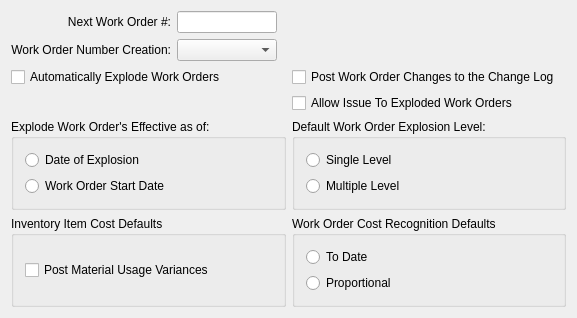
<?xml version="1.0" encoding="UTF-8"?>
<ui version="4.0">
 <comment>This file is part of the xTuple ERP: PostBooks Edition, a free and
open source Enterprise Resource Planning software suite,
Copyright (c) 1999-2018 by OpenMFG LLC, d/b/a xTuple.
It is licensed to you under the Common Public Attribution License
version 1.0, the full text of which (including xTuple-specific Exhibits)
is available at www.xtuple.com/CPAL.  By using this software, you agree
to be bound by its terms.</comment>
 <class>configureWO</class>
 <widget class="QWidget" name="configureWO">
  <property name="geometry">
   <rect>
    <x>0</x>
    <y>0</y>
    <width>577</width>
    <height>300</height>
   </rect>
  </property>
  <property name="windowTitle">
   <string>W/O Module Configuration</string>
  </property>
  <layout class="QVBoxLayout" name="verticalLayout">
   <item>
    <layout class="QHBoxLayout" name="horizontalLayout">
     <item>
      <layout class="QGridLayout" name="gridLayout_2">
       <item row="0" column="0">
        <widget class="QLabel" name="_nextWoNumLit">
         <property name="text">
          <string>Next Work Order #:</string>
         </property>
         <property name="alignment">
          <set>Qt::AlignRight|Qt::AlignTrailing|Qt::AlignVCenter</set>
         </property>
        </widget>
       </item>
       <item row="0" column="1">
        <widget class="XLineEdit" name="_nextWoNumber">
         <property name="sizePolicy">
          <sizepolicy hsizetype="Preferred" vsizetype="Fixed">
           <horstretch>0</horstretch>
           <verstretch>0</verstretch>
          </sizepolicy>
         </property>
         <property name="maximumSize">
          <size>
           <width>100</width>
           <height>16777215</height>
          </size>
         </property>
        </widget>
       </item>
       <item row="1" column="0">
        <widget class="QLabel" name="_woNumCreationLit">
         <property name="text">
          <string>Work Order Number Creation:</string>
         </property>
         <property name="alignment">
          <set>Qt::AlignRight|Qt::AlignTrailing|Qt::AlignVCenter</set>
         </property>
        </widget>
       </item>
       <item row="1" column="1">
        <widget class="XComboBox" name="_woNumGeneration"/>
       </item>
      </layout>
     </item>
     <item>
      <spacer name="horizontalSpacer">
       <property name="orientation">
        <enum>Qt::Horizontal</enum>
       </property>
       <property name="sizeHint" stdset="0">
        <size>
         <width>40</width>
         <height>20</height>
        </size>
       </property>
      </spacer>
     </item>
    </layout>
   </item>
   <item>
    <layout class="QGridLayout" name="gridLayout_3">
     <item row="0" column="0">
      <widget class="QCheckBox" name="_autoExplode">
       <property name="enabled">
        <bool>true</bool>
       </property>
       <property name="text">
        <string>Automatically Explode Work Orders</string>
       </property>
      </widget>
     </item>
     <item row="0" column="1">
      <widget class="QCheckBox" name="_workOrderChangeLog">
       <property name="text">
        <string>Post Work Order Changes to the Change Log</string>
       </property>
      </widget>
     </item>
     <item row="1" column="1">
      <widget class="QCheckBox" name="_issueToExplodedWO">
       <property name="enabled">
        <bool>true</bool>
       </property>
       <property name="text">
        <string>Allow Issue To Exploded Work Orders</string>
       </property>
      </widget>
     </item>
    </layout>
   </item>
   <item>
    <layout class="QGridLayout" name="gridLayout">
     <item row="0" column="0">
      <widget class="QGroupBox" name="_explodeEffectiveGroup">
       <property name="title">
        <string>Explode Work Order's Effective as of:</string>
       </property>
       <layout class="QVBoxLayout">
        <item>
         <widget class="QRadioButton" name="_explodeDateEffective">
          <property name="text">
           <string>Date of Explosion</string>
          </property>
         </widget>
        </item>
        <item>
         <widget class="QRadioButton" name="_startDateEffective">
          <property name="text">
           <string>Work Order Start Date</string>
          </property>
         </widget>
        </item>
       </layout>
      </widget>
     </item>
     <item row="0" column="1">
      <widget class="QGroupBox" name="_WOExplosionGroup">
       <property name="title">
        <string>Default Work Order Explosion Level:</string>
       </property>
       <property name="alignment">
        <set>Qt::AlignLeading</set>
       </property>
       <layout class="QGridLayout">
        <item row="0" column="0">
         <widget class="QRadioButton" name="_singleLevel">
          <property name="text">
           <string>Single Level</string>
          </property>
         </widget>
        </item>
        <item row="1" column="0">
         <widget class="QRadioButton" name="_multiLevel">
          <property name="text">
           <string>Multiple Level</string>
          </property>
         </widget>
        </item>
       </layout>
      </widget>
     </item>
     <item row="1" column="0">
      <widget class="QGroupBox" name="_defaultGroup">
       <property name="title">
        <string>Inventory Item Cost Defaults</string>
       </property>
       <layout class="QVBoxLayout">
        <item>
         <widget class="QCheckBox" name="_materialVariances">
          <property name="text">
           <string>Post Material Usage Variances</string>
          </property>
         </widget>
        </item>
       </layout>
      </widget>
     </item>
     <item row="1" column="1">
      <widget class="QGroupBox" name="_jobCosGroup">
       <property name="title">
        <string>Work Order Cost Recognition Defaults</string>
       </property>
       <layout class="QGridLayout">
        <item row="0" column="0">
         <widget class="QRadioButton" name="_todate">
          <property name="text">
           <string>To Date</string>
          </property>
         </widget>
        </item>
        <item row="1" column="0">
         <widget class="QRadioButton" name="_proportional">
          <property name="text">
           <string>Proportional</string>
          </property>
         </widget>
        </item>
       </layout>
      </widget>
     </item>
    </layout>
   </item>
  </layout>
 </widget>
 <layoutdefault spacing="6" margin="11"/>
 <customwidgets>
  <customwidget>
   <class>XComboBox</class>
   <extends>QComboBox</extends>
   <header>xcombobox.h</header>
  </customwidget>
  <customwidget>
   <class>XLineEdit</class>
   <extends>QLineEdit</extends>
   <header>xlineedit.h</header>
   <container>1</container>
  </customwidget>
 </customwidgets>
 <tabstops>
  <tabstop>_nextWoNumber</tabstop>
  <tabstop>_woNumGeneration</tabstop>
  <tabstop>_autoExplode</tabstop>
  <tabstop>_workOrderChangeLog</tabstop>
  <tabstop>_explodeDateEffective</tabstop>
  <tabstop>_startDateEffective</tabstop>
  <tabstop>_singleLevel</tabstop>
  <tabstop>_multiLevel</tabstop>
  <tabstop>_materialVariances</tabstop>
  <tabstop>_todate</tabstop>
  <tabstop>_proportional</tabstop>
 </tabstops>
 <resources/>
 <connections/>
</ui>
